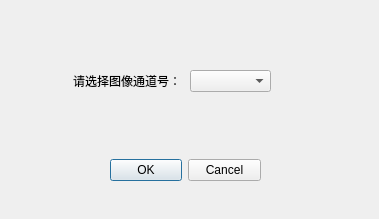
<?xml version="1.0" encoding="UTF-8"?>
<ui version="4.0">
 <class>SelChannelDlg</class>
 <widget class="QDialog" name="SelChannelDlg">
  <property name="geometry">
   <rect>
    <x>0</x>
    <y>0</y>
    <width>379</width>
    <height>219</height>
   </rect>
  </property>
  <property name="windowTitle">
   <string>图像通道选择</string>
  </property>
  <widget class="QDialogButtonBox" name="buttonBox">
   <property name="geometry">
    <rect>
     <x>110</x>
     <y>150</y>
     <width>151</width>
     <height>41</height>
    </rect>
   </property>
   <property name="orientation">
    <enum>Qt::Horizontal</enum>
   </property>
   <property name="standardButtons">
    <set>QDialogButtonBox::Cancel|QDialogButtonBox::Ok</set>
   </property>
  </widget>
  <widget class="QLabel" name="label">
   <property name="geometry">
    <rect>
     <x>50</x>
     <y>70</y>
     <width>131</width>
     <height>21</height>
    </rect>
   </property>
   <property name="text">
    <string>请选择图像通道号：</string>
   </property>
   <property name="alignment">
    <set>Qt::AlignRight|Qt::AlignTrailing|Qt::AlignVCenter</set>
   </property>
  </widget>
  <widget class="QComboBox" name="cmbBoxChannel">
   <property name="geometry">
    <rect>
     <x>190</x>
     <y>70</y>
     <width>81</width>
     <height>22</height>
    </rect>
   </property>
  </widget>
 </widget>
 <resources/>
 <connections>
  <connection>
   <sender>buttonBox</sender>
   <signal>accepted()</signal>
   <receiver>SelChannelDlg</receiver>
   <slot>accept()</slot>
   <hints>
    <hint type="sourcelabel">
     <x>248</x>
     <y>254</y>
    </hint>
    <hint type="destinationlabel">
     <x>157</x>
     <y>274</y>
    </hint>
   </hints>
  </connection>
  <connection>
   <sender>buttonBox</sender>
   <signal>rejected()</signal>
   <receiver>SelChannelDlg</receiver>
   <slot>reject()</slot>
   <hints>
    <hint type="sourcelabel">
     <x>316</x>
     <y>260</y>
    </hint>
    <hint type="destinationlabel">
     <x>286</x>
     <y>274</y>
    </hint>
   </hints>
  </connection>
 </connections>
</ui>
